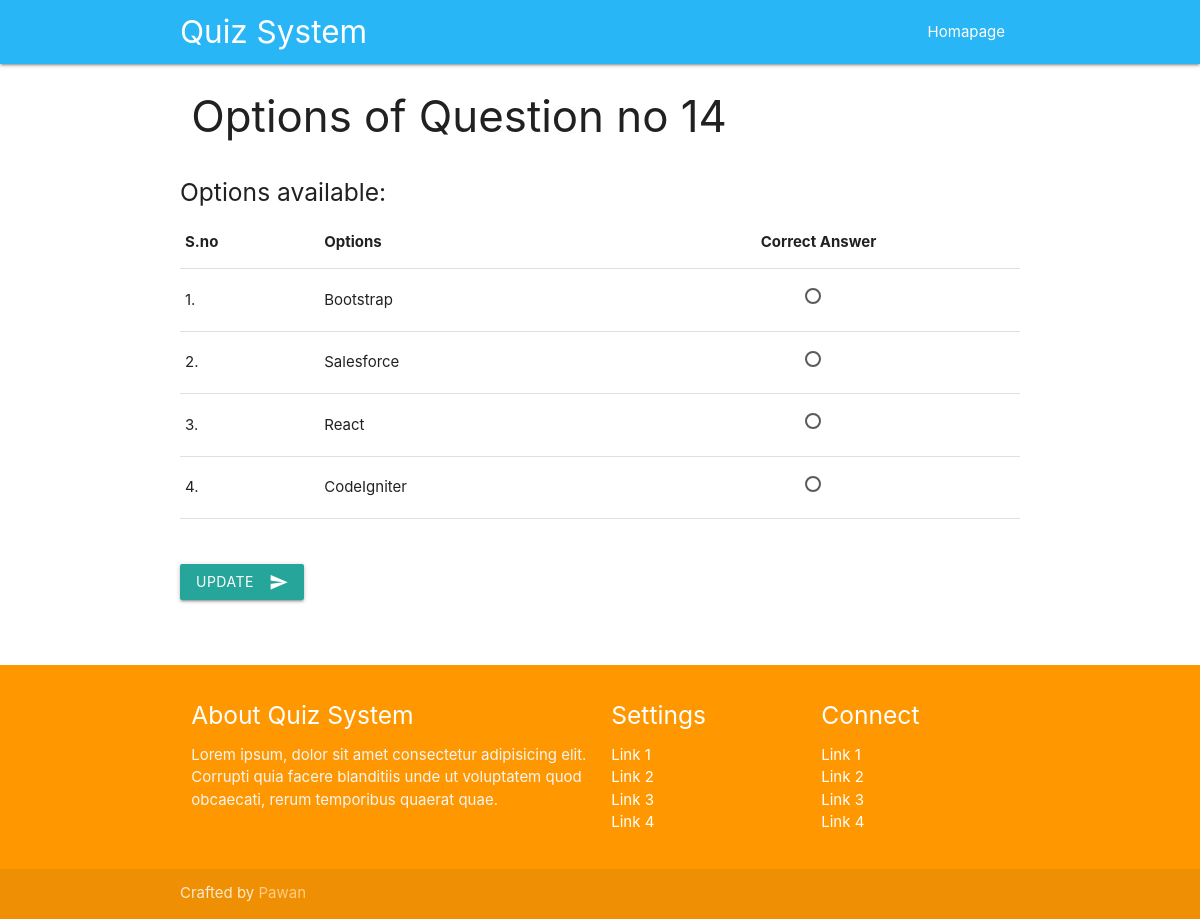
The app's page /admin/options.php?id=14 with its own data.
### tables this page shows
CREATE TABLE `answers` (
  `answer_id` int(11) NOT NULL,
  `answer` varchar(255) NOT NULL,
  `q_id` int(5) NOT NULL
);

### includes/functions.php (called while the page is built, shortened)
<?php
require_once "connect.php";
function publishAllOptionsOfQuestion($q_id) {
  global $connection;
  $sql = "SELECT * FROM answers WHERE q_id = $q_id";
  $result = mysqli_query($connection, $sql);
  if (mysqli_num_rows($result) > 0) {
    return $result;
  } else {
    echo "Data Fetch failed";
  }
}

### admin/options.php (the view, shortened to what this page needs)
<?php include_once "includes/header.php"; ?>
<?php include_once "../includes/functions.php"; ?>
<div class="container">
  <div class="row">
    <div class="col s8">
      <h3>Options of Question no <?= $_GET['id']; ?></h3>
    </div>
  </div>
  <div class="row">
    <h5>Options available:</h5>
    <table class="responsive-table highlight">
      <thead>
        <tr>
          <th>S.no</th>
          <th>Options</th>
          <th class="center">Correct Answer</th>
        </tr>
      </thead>
      <tbody>
        <form action="includes/updateAnswer.php" method="post">
          <?php
          $result = publishAllOptionsOfQuestion($_GET['id']);
          $i = 1;
          while ($record = mysqli_fetch_assoc($result)) : ?>
            <tr>
              <td><?= $i; ?>.</td>
              <td><?= $record['answer']; ?></td>
              <td class="center">
                <label>
                  <span></span>
                </label>
              </td>
            </tr>
          <?php $i++;
          endwhile; ?>
      </tbody>
    </table>
    <br><br>
    <button class="btn waves-effect waves-light" type="submit" name="updateAns">Update
      <i class="material-icons right">send</i>
    </button>
  </div>
  <br><br>
</div>
<?php include_once "includes/footer.php"; ?>

### asset/css/style.css (style rules this page uses)
body { display: flex; min-height: 100vh; flex-direction: column; }

### records on screen
answers: answer "Bootstrap"
answers: answer "Salesforce"
answers: answer "React"
answers: answer "CodeIgniter"

### other values on screen
$_GET['id'] "14"
